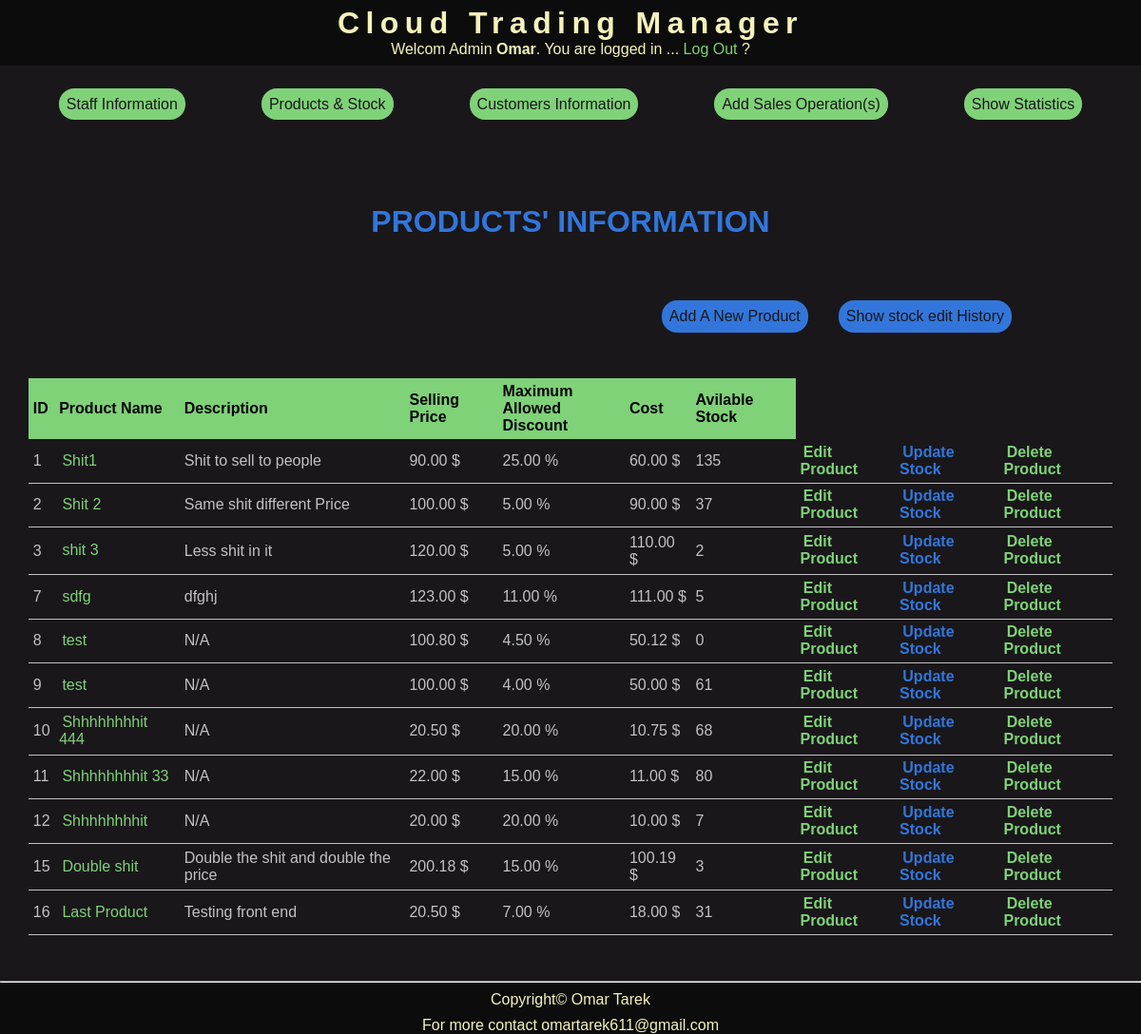
The app's page /products.php (signed in) with its own data.
### tables this page shows
CREATE TABLE `products` (
  `id` int(11) NOT NULL,
  `name` varchar(120) NOT NULL,
  `description` text DEFAULT NULL,
  `price` decimal(10,2) UNSIGNED NOT NULL,
  `cost` decimal(9,2) NOT NULL,
  `max_discount` decimal(9,2) NOT NULL,
  `avilable_stock` int(11) NOT NULL
);

### classes/Auth.php (called while the page is built, shortened)
<?php
class Auth
{
    public static function isAdminLoggedIn()
    {
        return isset($_SESSION["isAdmin"]) && $_SESSION["isAdmin"] == true;
    }
}

### classes/Product.php (called while the page is built, shortened)
<?php
class Product
{
    public function showProducts($conn)
    {
        $sql = "SELECT *
                FROM products
                ORDER BY id";
        $results = $conn->query($sql);
        return $results->fetchAll(PDO::FETCH_ASSOC);
    }
}

### products.php (the view, shortened to what this page needs)
<?php
$db = new Database;
$conn = $db->getConn();
$products = new Product;
$products = $products->showProducts($conn);
?>
<?php require "includes/header.php"; ?>
<div class="container">
    <h1 class="form-header">Products' Information</h1>
    <?php if (Auth::isAdminLoggedIn()) : ?>
        <div class="content-btns">
            <a href="add-product.php" class="btn-sec">Add A New Product</a>
            <a href="logs.php" class="btn-sec">Show stock edit History</a>
        </div>
    <?php endif ?>
    <div class="table-container">
        <table class="info_table">
            <thead>
                <tr>
                    <th>ID</th>
                    <th>Product Name</th>
                    <th>Description</th>
                    <th>Selling Price</th>
                    <th>Maximum <br>Allowed Discount</th>
                    <?php if (Auth::isAdminLoggedIn()) : ?>
                        <th>Cost</th>
                        <th>Avilable Stock</th>
                    <?php endif ?>
                </tr>
            </thead>
            <tbody>
                <?php foreach ($products as $product) : ?>
                    <tr>
                        <td> <?= $product['id'] ?> </td>
                        <td> <a href="product-stats.php?id=<?= $product['id'] ?>" class="btn-table"><?= $product['name'] ?> </td>
                        <td> <?= ($product['description'] == null) ? "N/A" : $product['description']  ?> </td>
                        <td> <?= $product['price'] ?> $ </td>
                        <td> <?= $product['max_discount'] ?> % </td>
                        <?php if (Auth::isAdminLoggedIn()) : ?>
                            <td> <?= $product['cost'] ?> $ </td>
                            <td> <?= $product['avilable_stock'] ?> </td>
                            <th><a href="update-product.php?id=<?= $product['id'] ?>" class="btn-table">Edit Product</a></th>
                            <th><a href="update-stock.php?id=<?= $product['id'] ?>" class="btn-table-sec">Update Stock</a></th>
                            <th><a href="delete-product.php?id=<?= $product['id'] ?> " class="btn-table">Delete Product</a></th>
                        <?php endif ?>
                    </tr>
                <?php endforeach; ?>
            </tbody>
        </table>
    </div>
</div>
<?php require "includes/footer.php"; ?>

### css/style.css (style rules this page uses)
* { margin: 0; padding: 0; -webkit-box-sizing: border-box; box-sizing: border-box; }
html, body { height: 100%; font-family: sans-serif; overflow-x: hidden; }
.container { background: #19171a; width: 100%; min-height: 80%; display: -webkit-box; display: -ms-flexbox; display: flex; -webkit-box-orient: vertical; -webkit-box-direction: normal; -ms-flex-direction: column; flex-direction: column; -webkit-box-pack: top; -ms-flex-pack: top; justify-content: top; -webkit-box-align: center; -ms-flex-align: center; align-items: center; margin-bottom: 3em; }
.content-btns { width: 80%; margin: 4em 0 0 0; display: -webkit-box; display: -ms-flexbox; display: flex; -webkit-box-pack: end; -ms-flex-pack: end; justify-content: flex-end; -webkit-box-align: center; -ms-flex-align: center; align-items: center; }
.content-btns a { margin: 0 1em; }
table { margin-top: 3em; }
.table-container { overflow: auto; background-color: #19171a; max-width: 95%; }
.info_table { border-collapse: collapse; text-align: left; margin: 3em 0; }
.info_table thead { background-color: #7fd278; font-weight: bold; }
.info_table tbody tr { border-bottom: 1px solid #c2c2c2; }
.info_table th { padding: 0.3em; }
.info_table td { padding: 0.4em 0.3em; color: #c2c2c2; }
.info_table .btn-table { text-decoration: none; color: #7fd278; padding: 0.2em; }
.info_table .btn-table-sec { text-decoration: none; color: #3276db; padding: 0.2em; }
.form-header { color: #3276db; margin-top: 2em; text-align: center; text-transform: uppercase; }
.btn-sec { text-decoration: none; color: #19171a; background: #3276db; padding: 0.5em; border-radius: 1em; -webkit-transition: 500ms ease; transition: 500ms ease; text-align: center; }

### records on screen
products: id "1", name "Shit1", description "Shit to sell to people", price "90.00", max_discount "25.00", cost "60.00", avilable_stock "135"
products: id "2", name "Shit 2", description "Same shit different Price", price "100.00", max_discount "5.00", cost "90.00", avilable_stock "37"
products: id "3", name "shit 3", description "Less shit in it", price "120.00", max_discount "5.00", cost "110.00", avilable_stock "2"
products: id "7", name "sdfg", description "dfghj", price "123.00", max_discount "11.00", cost "111.00", avilable_stock "5"
products: id "8", name "test", shows "N/A", price "100.80", max_discount "4.50", cost "50.12", avilable_stock "0"
products: id "9", name "test", shows "N/A", price "100.00", max_discount "4.00", cost "50.00", avilable_stock "61"
products: id "10", name "Shhhhhhhhit 444", shows "N/A", price "20.50", max_discount "20.00", cost "10.75", avilable_stock "68"
products: id "11", name "Shhhhhhhhit 33", shows "N/A", price "22.00", max_discount "15.00", cost "11.00", avilable_stock "80"
products: id "12", name "Shhhhhhhhit", shows "N/A", price "20.00", max_discount "20.00", cost "10.00", avilable_stock "7"
products: id "15", name "Double shit", description "Double the shit and double the price", price "200.18", max_discount "15.00", cost "100.19", avilable_stock "3"
products: id "16", name "Last Product", description "Testing front end", price "20.50", max_discount "7.00", cost "18.00", avilable_stock "31"

### other values on screen
$_SESSION['user'] "Omar"
